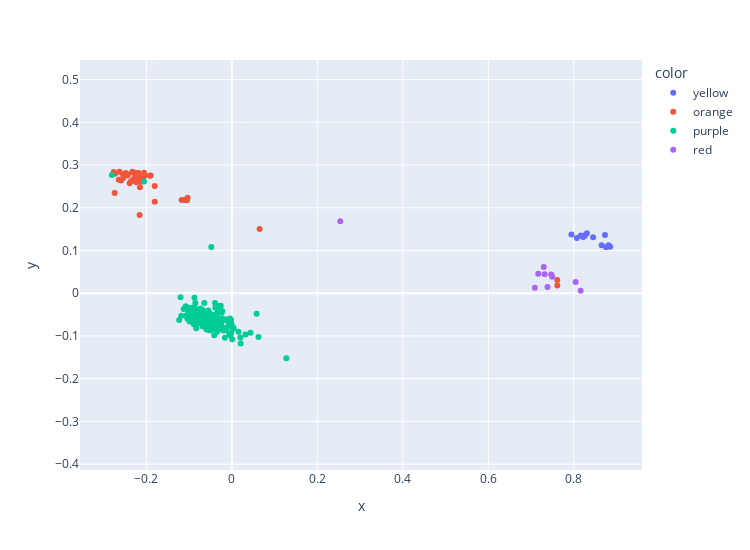

Here is the notebook cell this chart was saved with:
### Code cell
labels = all_globins['EntryID']

def get_color(label):
    if "beta" in label:
        return "orange"
    if "myo" in label:
        return "red"
    if "alpha" in label:
        return "purple"
    if "beta" in label:
        return "black"
    else:
        return "yellow"

colors = [get_color(label) for label in labels]

df = pd.DataFrame({
    'x': [e[0] for e in reduced_embeddings],
    'y': [e[1] for e in reduced_embeddings],
    'label': labels,
    'color': colors
})

fig = px.scatter(
    df,
    x='x',
    y='y',
    hover_name='label',
    color='color',
)

# make the plot square 
fig.update_layout(
    autosize=False,  
    width=750,  # set the dimensions here
    height=550,  
    xaxis_scaleanchor='y',  
    yaxis_scaleanchor='x',  
)

fig.show()

### Figure 1 — Plotly figure (JSON) as saved in the notebook; plotly's stock layout.template omitted (floating-point values rounded to 4 significant figures; data arrays with more than 128 entries replaced by an {"elided": "..."} marker saying what was removed)
{"data": [{"hovertemplate": "<b>%{hovertext}</b><br><br>color=yellow<br>x=%{x}<br>y=%{y}<extra></extra>", "hovertext": ["neuroglobin1", "neuroglobin2", "neuroglobin3", "neuroglobin4", "neuroglobin5", "neuroglobin6", "neuroglobin7", "neuroglobin8", "neuroglobin9", "neuroglobin10", "neuroglobin11", "neuroglobin12", "neuroglobin13", "neuroglobin14"], "legendgroup": "yellow", "marker": {"color": "#636efa", "symbol": "circle"}, "mode": "markers", "name": "yellow", "orientation": "v", "showlegend": true, "type": "scatter", "x": [0.8756, 0.8074, 0.7946, 0.826, 0.822, 0.8454, 0.8731, 0.8815, 0.826, 0.8166, 0.8308, 0.8229, 0.8654, 0.8853], "xaxis": "x", "y": [0.1077, 0.1293, 0.1375, 0.1349, 0.1316, 0.1307, 0.1361, 0.1122, 0.1349, 0.1348, 0.1402, 0.1325, 0.1123, 0.1087], "yaxis": "y"}, {"hovertemplate": "<b>%{hovertext}</b><br><br>color=orange<br>x=%{x}<br>y=%{y}<extra></extra>", "hovertext": ["anc1alphabeta", "anc3beta", "natural_beta", "natural_beta", "natural_beta", "natural_beta", "natural_beta", "natural_beta", "natural_beta", "natural_beta", "natural_beta", "natural_beta", "natural_beta", "natural_beta", "natural_beta", "natural_beta", "natural_beta", "natural_beta", "natural_beta", "natural_beta", "natural_beta", "natural_beta", "natural_beta", "beta_gpt128", "beta_gpt388", "beta_gpt401", "beta_gpt1062", "beta_gpt1299", "beta_gpt1453", "beta_gpt1707", "beta_gpt1773", "beta_gpt1869", "beta_gpt2241", "beta_gpt2364", "beta_gpt2582", "beta_gpt2712", "beta_gpt2853", "beta_gpt3146", "beta_gpt3301", "beta_gpt3783", "beta_gpt3917", "beta_gpt4172", "beta_gpt4186", "beta_gpt4200"], "legendgroup": "orange", "marker": {"color": "#EF553B", "symbol": "circle"}, "mode": "markers", "name": "orange", "orientation": "v", "showlegend": true, "type": "scatter", "x": [0.06493, -0.2129, -0.1103, -0.1037, -0.1807, -0.2159, -0.2187, -0.2295, -0.2441, -0.2436, -0.1177, -0.2743, -0.2051, -0.2486, -0.2193, -0.1806, -0.2595, -0.2086, -0.2153, -0.2145, -0.1051, -0.2272, -0.05921, -0.2055, -0.2258, -0.2204, -0.2392, -0.1902, -0.192, -0.2153, -0.2548, -0.2631, -0.2645, -0.2764, -0.2278, -0.2328, -0.2544, -0.2362, -0.2233, -0.2736, -0.2292, -0.2301, 0.7616, 0.7614], "xaxis": "x", "y": [0.1503, 0.261, 0.2184, 0.2232, 0.251, 0.1831, 0.2813, 0.2681, 0.2755, 0.2786, 0.2181, 0.2346, 0.2743, 0.2815, 0.2677, 0.2141, 0.2637, 0.2657, 0.2482, 0.2695, 0.2178, 0.2646, -0.0616, 0.2819, 0.2812, 0.2761, 0.2573, 0.2753, 0.2747, 0.2618, 0.2784, 0.2845, 0.2654, 0.2838, 0.2653, 0.2842, 0.2696, 0.2618, 0.2596, 0.2796, 0.2811, 0.2635, 0.01794, 0.03086], "yaxis": "y"}, {"hovertemplate": "<b>%{hovertext}</b><br><br>color=purple<br>x=%{x}<br>y=%{y}<extra></extra>", "hovertext": {"elided": "215 str values"}, "legendgroup": "purple", "marker": {"color": "#00cc96", "symbol": "circle"}, "mode": "markers", "name": "purple", "orientation": "v", "showlegend": true, "type": "scatter", "x": {"elided": "215 float values"}, "xaxis": "x", "y": {"elided": "215 float values"}, "yaxis": "y"}, {"hovertemplate": "<b>%{hovertext}</b><br><br>color=red<br>x=%{x}<br>y=%{y}<extra></extra>", "hovertext": ["anc4myohemo", "myo1", "myo2", "myo3", "myo4", "myo5", "myo6", "myo7", "myo8", "myo9"], "legendgroup": "red", "marker": {"color": "#ab63fa", "symbol": "circle"}, "mode": "markers", "name": "red", "orientation": "v", "showlegend": true, "type": "scatter", "x": [0.2536, 0.732, 0.7387, 0.7091, 0.7496, 0.7475, 0.8045, 0.717, 0.7298, 0.8161], "xaxis": "x", "y": [0.1682, 0.04432, 0.01444, 0.01306, 0.03861, 0.04399, 0.02607, 0.04568, 0.06137, 0.005692], "yaxis": "y"}], "layout": {"autosize": false, "height": 550, "legend": {"title": {"text": "color"}, "tracegroupgap": 0}, "margin": {"t": 60}, "width": 750, "xaxis": {"anchor": "y", "domain": [0, 1], "scaleanchor": "y", "title": {"text": "x"}}, "yaxis": {"anchor": "x", "domain": [0, 1], "scaleanchor": "x", "title": {"text": "y"}}}}
